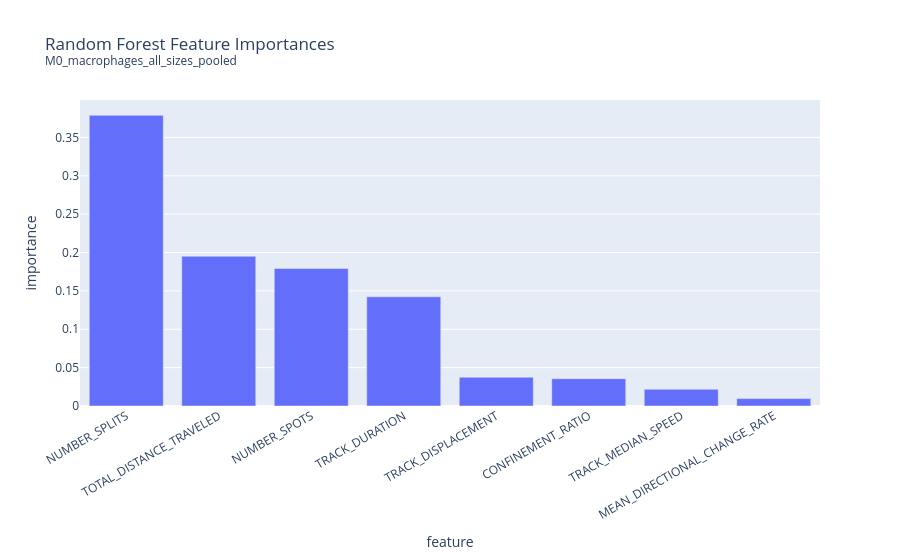

This figure's notebook cell:
### Code cell
# ─────────────────────────────────────────────────────────────────────────────
# RF + SHAP for M0 MACROPHAGE-ONLY DATA
# + PNG export + titles
# ─────────────────────────────────────────────────────────────────────────────

import numpy as np
import pandas as pd
import shap
import matplotlib.pyplot as plt
from pathlib import Path
import re

import plotly.express as px
from sklearn.preprocessing import StandardScaler, LabelEncoder
from sklearn.ensemble import RandomForestClassifier
from sklearn.model_selection import StratifiedKFold, cross_val_score

# ---------- Output folder ----------
OUTDIR = Path("/Users/brianmah/Downloads/M0_SHAPPlots")
OUTDIR.mkdir(exist_ok=True, parents=True)

def _safe(s: str) -> str:
    return re.sub(r"[^\w\-]+", "_", str(s)).strip("_")[:160]


def save_df_as_png(df: pd.DataFrame, filepath: Path, max_rows: int = 25, fontsize: int = 10):
    df_show = df.head(max_rows).copy()

    fig_h = max(2.0, 0.35 * len(df_show) + 1.2)
    fig, ax = plt.subplots(figsize=(12, fig_h))
    ax.axis("off")

    tbl = ax.table(
        cellText=df_show.values,
        colLabels=df_show.columns,
        cellLoc="center",
        loc="center"
    )

    tbl.auto_set_font_size(False)
    tbl.set_fontsize(fontsize)
    tbl.scale(1, 1.25)

    plt.tight_layout()
    plt.savefig(filepath, dpi=300, bbox_inches="tight")
    plt.close(fig)


def _coi_explanation_for_class(shap_values, coi_idx):
    if hasattr(shap_values, "values"):
        if shap_values.values.ndim == 3:
            return shap.Explanation(
                values=shap_values.values[:, :, coi_idx],
                base_values=np.array(shap_values.base_values)[:, coi_idx],
                data=shap_values.data,
                feature_names=shap_values.feature_names
            )
        else:
            return shap_values
    else:
        return shap_values[coi_idx]


def explain_clusters_shap_and_export(
    model,
    X_eval,
    y_clusters,
    feat_names=None,
    clusters_to_plot=None,
    max_display=20,
    outdir=OUTDIR,
    run_tag="M0_macrophages"
):
    if len(np.unique(y_clusters)) < 2:
        print("[WARN] <2 classes in y_clusters; SHAP per-class view not meaningful.")
        return None

    if hasattr(X_eval, "columns"):
        feat_names_local = list(X_eval.columns)
        X_for_shap = X_eval
        X_plot = X_eval.values
    else:
        if feat_names is None:
            feat_names_local = [f"feat_{i}" for i in range(X_eval.shape[1])]
        else:
            assert len(feat_names) == X_eval.shape[1], "feat_names length must match X_eval.shape[1]"
            feat_names_local = list(feat_names)

        X_for_shap = pd.DataFrame(X_eval, columns=feat_names_local)
        X_plot = X_eval

    le = LabelEncoder()
    le.fit(y_clusters)

    raw_classes = sorted(np.unique(y_clusters))

    if clusters_to_plot is None:
        clusters_to_plot = raw_classes
    else:
        clusters_to_plot = [c for c in clusters_to_plot if c in raw_classes]

        if not clusters_to_plot:
            print("[WARN] None of the requested clusters exist in y_clusters.")
            return None

    outdir.mkdir(exist_ok=True, parents=True)
    run_tag = _safe(run_tag)

    explainer = shap.TreeExplainer(model, model_output="raw")
    shap_values = explainer(X_for_shap)

    tables = []

    for COI in clusters_to_plot:
        encoded_label = le.transform([COI])[0]
        coi_idx_arr = np.where(model.classes_ == encoded_label)[0]

        if len(coi_idx_arr) == 0:
            print(f"[WARN] Cluster {COI} not found in model.classes_; skipping.")
            continue

        coi_idx = coi_idx_arr[0]

        coi_shap = _coi_explanation_for_class(shap_values, coi_idx)
        vals = getattr(coi_shap, "values", coi_shap)

        # SHAP violin plot
        plt.figure(figsize=(10, 6))

        try:
            shap.plots.violin(
                coi_shap,
                max_display=max_display,
                show=False
            )
        except Exception:
            shap.summary_plot(
                vals,
                X_plot,
                feature_names=feat_names_local,
                plot_type="violin",
                max_display=max_display,
                show=False
            )

        plt.title(
            f"SHAP Feature Contributions\n{run_tag} — Cluster {COI}",
            fontsize=14,
            pad=12
        )

        plt.savefig(
            outdir / f"{run_tag}_cluster_{COI}_SHAP_violin.png",
            dpi=300,
            bbox_inches="tight"
        )

        plt.close()

        # mean|SHAP| table
        mean_abs = np.abs(vals).mean(axis=0)

        df_imp = (
            pd.DataFrame({
                "feature": feat_names_local,
                "mean_abs_SHAP": mean_abs
            })
            .sort_values("mean_abs_SHAP", ascending=False)
            .reset_index(drop=True)
        )

        df_imp.insert(0, "cluster", COI)
        tables.append(df_imp)

        save_df_as_png(
            df_imp,
            outdir / f"{run_tag}_cluster_{COI}_SHAP_table.png",
            max_rows=max_display
        )

    if tables:
        all_tbl = pd.concat(tables, ignore_index=True)

        save_df_as_png(
            all_tbl,
            outdir / f"{run_tag}_SHAP_all_clusters_table.png",
            max_rows=40
        )

        return all_tbl

    return None


def run_rf_shap_export(
    df_in: pd.DataFrame,
    cluster_col: str = "cluster",
    title: str = "M0_macrophages",
    outdir=OUTDIR
):
    title_safe = _safe(title)
    outdir.mkdir(exist_ok=True, parents=True)

    d = df_in[df_in[cluster_col].notna()].copy()

    if len(d) == 0:
        print(f"[SKIP] {title}: no rows with {cluster_col}")
        return None, None, None

    X_df = (
        d[feat_cols]
        .replace([np.inf, -np.inf], np.nan)
        .dropna()
    )

    if len(X_df) < 10:
        print(f"[SKIP] {title}: too few rows after dropna, n={len(X_df)}")
        return None, None, None

    y = d.loc[X_df.index, cluster_col].astype(int).values

    # Remove HDBSCAN noise
    mask = y != -1

    X_keep_df = X_df.loc[X_df.index[mask]].copy()
    y_clust = y[mask]

    print("\n" + "=" * 100)
    print(title)
    print(f"Rows after dropna: {len(y)}")
    print(f"Non-noise: {len(y_clust)}")
    print(f"Noise: {len(y) - len(y_clust)}")
    print("Clusters non-noise:", sorted(pd.unique(y_clust)))
    print(pd.Series(y_clust).value_counts().sort_index().to_string())
    print("=" * 100)

    if len(np.unique(y_clust)) < 2:
        print("[WARN] <2 non-noise clusters; RF classification is not meaningful.")
        return None, None, None

    scaler = StandardScaler(with_mean=True, with_std=True)
    Xz_keep = scaler.fit_transform(X_keep_df.values)

    rf = RandomForestClassifier(**RF_PARAMS)

    n_splits = (
        5
        if len(y_clust) >= 50 and all((y_clust == k).sum() >= 5 for k in np.unique(y_clust))
        else 3
    )

    cv = StratifiedKFold(
        n_splits=n_splits,
        shuffle=True,
        random_state=42
    )

    scores = cross_val_score(
        rf,
        Xz_keep,
        y_clust,
        cv=cv,
        scoring="accuracy",
        n_jobs=-1
    )

    print(f"[CV] RF accuracy: {scores.mean():.3f} ± {scores.std():.3f} (n_splits={n_splits})")

    rf.fit(Xz_keep, y_clust)

    fi = (
        pd.DataFrame({
            "feature": feat_cols,
            "importance": rf.feature_importances_
        })
        .sort_values("importance", ascending=False)
        .reset_index(drop=True)
    )

    fig_b = px.bar(
        fi,
        x="feature",
        y="importance",
        title=f"Random Forest Feature Importances<br><sup>{title}</sup>"
    )

    fig_b.update_layout(xaxis_tickangle=-30)
    fig_b.show()

    # Plotly PNG export requires kaleido
    try:
        fig_b.write_image(outdir / f"{title_safe}_RF_feature_importance.png")
    except Exception as e:
        print(f"[WARN] Could not export Plotly RF bar as PNG. Reason: {e}")

    save_df_as_png(
        fi,
        outdir / f"{title_safe}_RF_feature_importance_table.png",
        max_rows=25
    )

    shap_tbl = explain_clusters_shap_and_export(
        model=rf,
        X_eval=Xz_keep,
        y_clusters=y_clust,
        feat_names=feat_cols,
        clusters_to_plot=None,
        max_display=20,
        outdir=outdir,
        run_tag=title_safe
    )

    return rf, fi, shap_tbl


# ─── RUN M0 MACROPHAGE RF + SHAP EXPORT ─────────────────────────────────────
rf_m0, fi_m0, shap_m0 = run_rf_shap_export(
    df_in=df,
    cluster_col="cluster",
    title="M0_macrophages_all_sizes_pooled"
)

print(f"\nSaved PNGs to: {OUTDIR.resolve()}")

### Figure 1 — Plotly figure (JSON) as saved in the notebook; plotly's stock layout.template omitted (floating-point values rounded to 4 significant figures)
{"data": [{"hovertemplate": "feature=%{x}<br>importance=%{y}<extra></extra>", "legendgroup": "", "marker": {"color": "#636efa", "pattern": {"shape": ""}}, "name": "", "orientation": "v", "showlegend": false, "textposition": "auto", "type": "bar", "x": ["NUMBER_SPLITS", "TOTAL_DISTANCE_TRAVELED", "NUMBER_SPOTS", "TRACK_DURATION", "TRACK_DISPLACEMENT", "CONFINEMENT_RATIO", "TRACK_MEDIAN_SPEED", "MEAN_DIRECTIONAL_CHANGE_RATE"], "xaxis": "x", "y": [0.3788, 0.1951, 0.1792, 0.1423, 0.03751, 0.0356, 0.02179, 0.009612], "yaxis": "y"}], "layout": {"barmode": "relative", "legend": {"tracegroupgap": 0}, "title": {"text": "Random Forest Feature Importances<br><sup>M0_macrophages_all_sizes_pooled</sup>"}, "xaxis": {"anchor": "y", "domain": [0, 1], "tickangle": -30, "title": {"text": "feature"}}, "yaxis": {"anchor": "x", "domain": [0, 1], "title": {"text": "importance"}}}}
